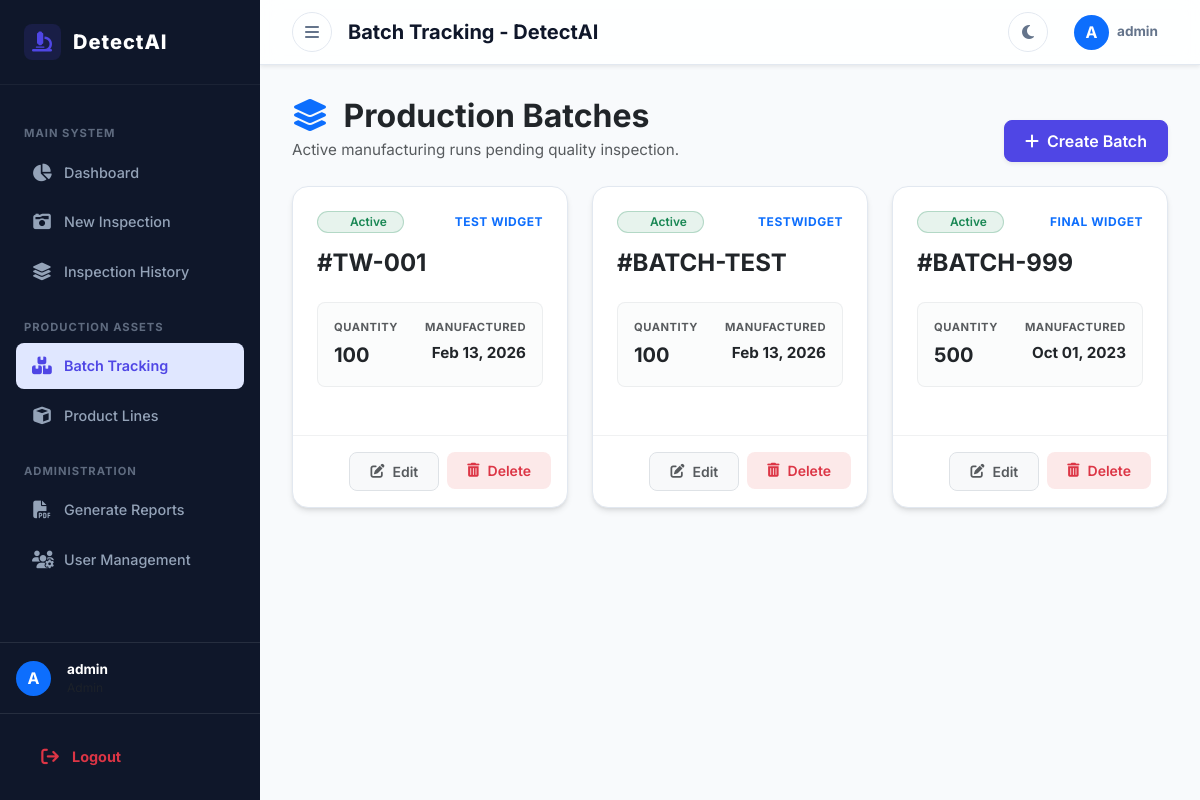
/batches/ (signed in), run on an earlier commit of the app's database.
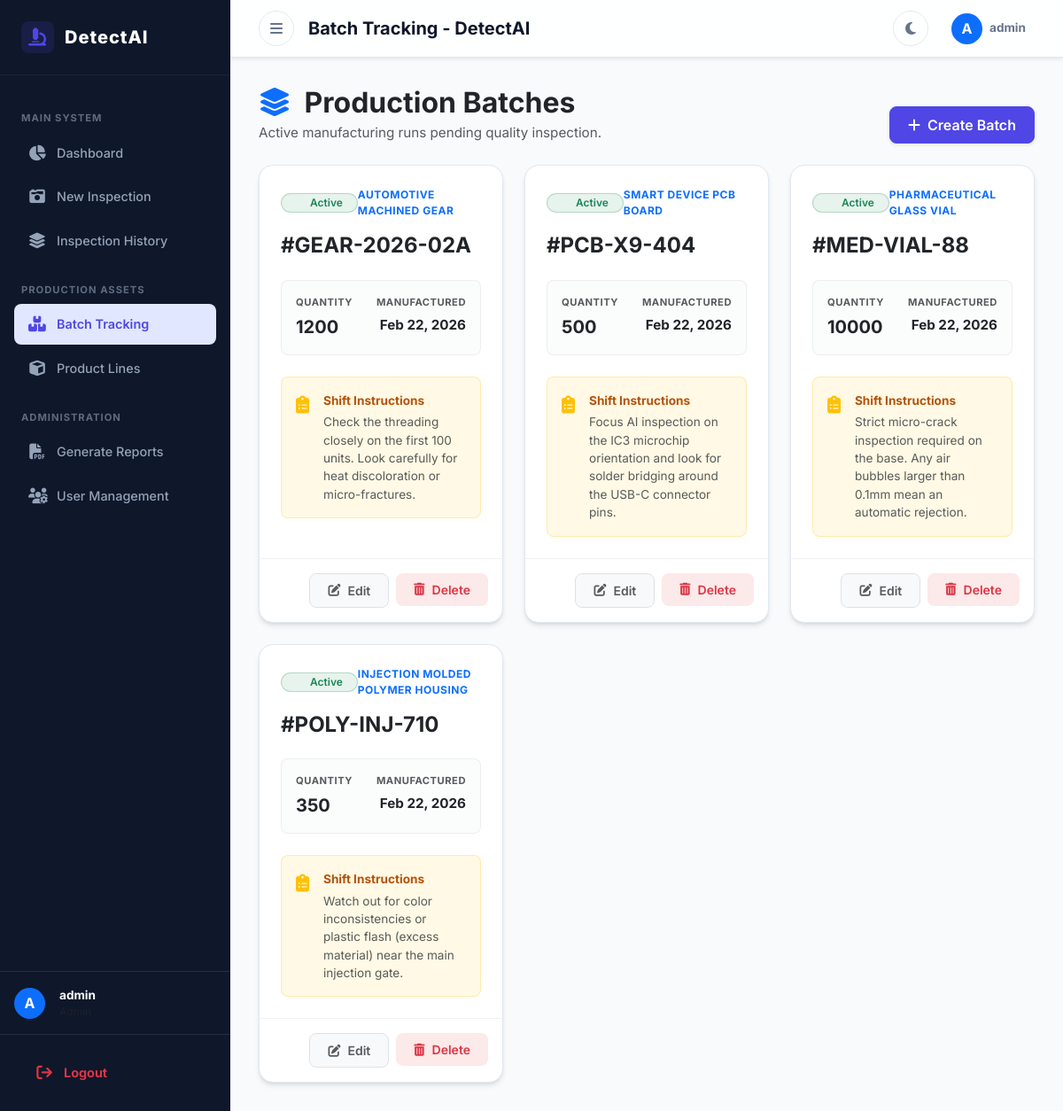
And on a later commit of the database.
### core_inventory/models.py (models this page shows, shortened)
class Batch(models.Model):
    STATUS_CHOICES = [
        ('Active', 'Active'),
        ('Paused', 'Paused'),
        ('Completed', 'Completed'),
    ]
    product = models.ForeignKey(Product, on_delete=models.CASCADE, related_name='batches')
    batch_number = models.CharField(max_length=100, unique=True)
    manufacture_date = models.DateField(default=timezone.now)
    quantity = models.PositiveIntegerField()
    status = models.CharField(max_length=20, choices=STATUS_CHOICES, default='Active')
    inspector_notes = models.TextField(blank=True)
    inspector_instructions = models.TextField(blank=True)

class Product(models.Model):
    name = models.CharField(max_length=255)
    category = models.CharField(max_length=100)
    visual_guide = models.TextField(blank=True)
    material_type = models.CharField(max_length=100, blank=True)
    handling_guidelines = models.TextField(blank=True)
    created_at = models.DateTimeField(auto_now_add=True)

### core_inventory/views.py (the view)
# urls.py: path('batches/', views.batch_list, name='batch_list'),
@login_required
def batch_list(request):
    batches = Batch.objects.select_related('product').all().order_by('-manufacture_date')
    return render(request, 'inventory/batch_list.html', {'batches': batches})

### templates/inventory/batch_list.html (shortened to what the changed rows need)
{% extends 'base.html' %}
{% block content %}
<div class="container-fluid px-0">
    <div class="mb-4 d-flex justify-content-between align-items-end flex-wrap gap-3">
        <div>
            <h2 class="fw-bold text-dark mb-1">
                <i class="fas fa-layer-group text-primary me-2"></i> Production Batches
            </h2>
        </div>
    </div>
    <div class="row row-cols-1 row-cols-md-2 row-cols-xl-3 g-4">
        {% for batch in batches %}
        <div class="col">
            <div class="card h-100 shadow-sm border-0 rounded-4 overflow-hidden">
                <div class="card-body p-4">
                    <div class="d-flex justify-content-between align-items-center mb-3">
                        <span class="badge bg-success bg-opacity-10 text-success border border-success border-opacity-25 rounded-pill px-3 py-1 d-flex align-items-center gap-2" style="font-weight: 600; font-size: 0.75rem;">
                            Active
                        </span>
                        <span class="text-primary fw-bold text-uppercase" style="font-size: 0.75rem; letter-spacing: 0.5px;">
                            {{ batch.product.name }}
                        </span>
                    </div>
                    <h4 class="fw-bold text-dark mb-4">#{{ batch.batch_number }}</h4>
                    <div class="d-flex justify-content-between bg-light bg-opacity-50 p-3 rounded-3 mb-4 border border-secondary border-opacity-10">
                        <div>
                            <small class="text-muted d-block text-uppercase fw-bold mb-1" style="font-size: 0.7rem; letter-spacing: 0.5px;">Quantity</small>
                            <strong class="text-dark fs-5">{{ batch.quantity }}</strong>
                        </div>
                        <div class="text-end">
                            <small class="text-muted d-block text-uppercase fw-bold mb-1" style="font-size: 0.7rem; letter-spacing: 0.5px;">Manufactured</small>
                            <strong class="text-dark" style="font-size: 0.95rem;">{{ batch.manufacture_date|date:"M d, Y" }}</strong>
                        </div>
                    </div>
                    {% if batch.inspector_instructions %}
                    <div class="p-3 mb-0 rounded-3 bg-warning bg-opacity-10 border border-warning border-opacity-25 d-flex align-items-start gap-3">
                        <div class="text-warning mt-1">
                            <i class="fas fa-clipboard-list fs-5"></i>
                        </div>
                        <div>
                            <div class="text-dark fw-bold mb-1" style="font-size: 0.85rem; color: #b45309 !important;">Shift Instructions</div>
                            <p class="card-text text-muted mb-0" style="font-size: 0.85rem; line-height: 1.5;">
                                {{ batch.inspector_instructions }}
                            </p>
                        </div>
                    </div>
                    {% endif %}
                </div>
                {% if request.user.role == 'admin' %}
                <div class="card-footer bg-transparent border-top border-secondary border-opacity-10 p-3">
                    <div class="d-flex justify-content-end gap-2">
                        <a href="{% url 'edit_batch' batch.pk %}" class="btn btn-sm btn-light border text-muted px-3 d-flex align-items-center gap-2" style="border-radius: 8px; font-weight: 600;">
                            <i class="fas fa-edit"></i> Edit
                        </a>
                        <form action="{% url 'delete_batch' batch.pk %}" method="post" class="m-0" onsubmit="return confirm('Are you sure you want to delete batch #{{ batch.batch_number }}?');">
                            <button type="submit" class="btn btn-sm btn-danger bg-opacity-10 text-danger border-0 px-3 d-flex align-items-center gap-2" style="border-radius: 8px; font-weight: 600; background-color: rgba(220, 38, 38, 0.1);">
                                <i class="fas fa-trash-alt"></i> Delete
                            </button>
                        </form>
                    </div>
                </div>
                {% endif %}
            </div>
        </div>
        {% endfor %}
    </div>
</div>
{% endblock %}

What changed in the data, as far as the page shows it:
removed Batch: product.name "TEST WIDGET", batch_number "TW-001", quantity "100", manufacture_date "Feb 13, 2026"
removed Batch: product.name "TESTWIDGET", batch_number "BATCH-TEST", quantity "100", manufacture_date "Feb 13, 2026"
removed Batch: product.name "FINAL WIDGET", batch_number "BATCH-999", quantity "500", manufacture_date "Oct 01, 2023"
added Batch: product.name "AUTOMOTIVE MACHINED GEAR", batch_number "GEAR-2026-02A", quantity "1200", manufacture_date "Feb 22, 2026", inspector_instructions "Check the threading closely on the first 100 units. Look carefully for heat discoloration or micro-fractures."
added Batch: product.name "SMART DEVICE PCB BOARD", batch_number "PCB-X9-404", quantity "500", manufacture_date "Feb 22, 2026", inspector_instructions "Focus AI inspection on the IC3 microchip orientation and look for solder bridging around the USB-C connector pins."
added Batch: product.name "PHARMACEUTICAL GLASS VIAL", batch_number "MED-VIAL-88", quantity "10000", manufacture_date "Feb 22, 2026", inspector_instructions "Strict micro-crack inspection required on the base. Any air bubbles larger than 0.1mm mean an automatic rejection."
added Batch: product.name "INJECTION MOLDED POLYMER HOUSING", batch_number "POLY-INJ-710", quantity "350", manufacture_date "Feb 22, 2026", inspector_instructions "Watch out for color inconsistencies or plastic flash (excess material) near the main injection gate."
